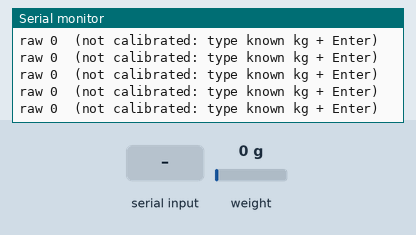
Simulated run of this sketch. Board: ESP32. Shown: the last lines printed to the serial monitor. Inputs (shaded band) come from the test bench; at power-on: weight on the scale 0 g.

Above: at 5.2 s.
5.3 s: "90,45\n" received over Serial
7.8 s: weight on the scale set to 100 g
At 7.83 s:
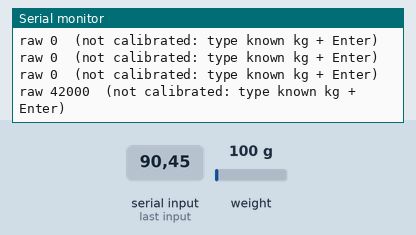
9.3 s: "30,150\n" received over Serial
At 10.44 s:
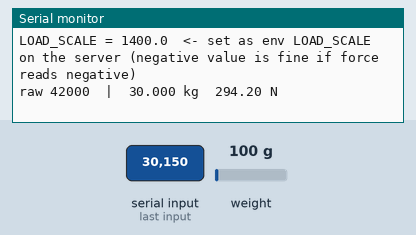
12.3 s: weight on the scale set to 1250 g
At 12.35 s:
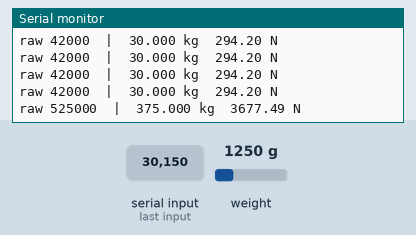

The sketch:

test.ino
```cpp
// HX711 load cell bench test. Same wiring and same numbers as IMU_stream.ino:
// reads TARED RAW COUNTS (what the stream firmware sends as "load"), so the printed LOAD_SCALE
// can be pasted straight into the server env (LOAD_SCALE = counts per kg, see server/README.md).
#include "HX711.h"

#define DT  25
#define SCK 26
#define G   9.80665f  // N per kg

// Counts per kg. 0 = not calibrated yet: hang a known weight, type its kg in the Serial Monitor.
#define CAL_FACTOR 0.0f

HX711 scale;  // left at scale 1.0 / offset = tare: get_value() returns raw tared counts, like the stream firmware
float calFactor = CAL_FACTOR;

void tare(int n) {
  Serial.println("Taring - keep the load cell unloaded...");
  scale.tare(n);
  Serial.println("Tare done.");
}

void setup() {
  Serial.begin(115200);
  Serial.println("Load Cell Testing...");
  scale.begin(DT, SCK);

  if (!scale.wait_ready_timeout(1000)) {
    Serial.println("HX711 NOT detected. Check VCC 3.3V, GND, DT->GPIO25, SCK->GPIO26. Retrying in loop().");
  } else {
    Serial.println("HX711 detected.");
    delay(2000);  // let it settle
    tare(20);
  }
  Serial.println("Type a known weight in kg + Enter to calibrate (e.g. 0.5). 't' + Enter = re-tare.");
}

void loop() {
  if (Serial.available()) {
    if (Serial.peek() == 't') {
      Serial.read();
      if (scale.wait_ready_timeout(1000)) tare(10);
      else Serial.println("HX711 not ready, cannot tare.");
    } else {
      float kg = Serial.parseFloat();
      if (kg > 0.0f && scale.wait_ready_timeout(1000)) {
        float counts = scale.get_value(10);  // tared counts under the known weight
        calFactor = counts / kg;
        Serial.printf("LOAD_SCALE = %.1f  <- set as env LOAD_SCALE on the server (negative value is fine if force reads negative)\n", calFactor);
      }
    }
    while (Serial.available()) Serial.read();  // drop leftover newline
  }

  if (!scale.wait_ready_timeout(500)) {  // never block forever if the amp is unplugged
    Serial.println("HX711 not ready (check wiring)");
    return;
  }
  float counts = scale.get_value(1);  // ~10 samples/s
  if (calFactor != 0.0f) {
    float kg = counts / calFactor;
    Serial.printf("raw %.0f  |  %.3f kg  %.2f N\n", counts, kg, kg * G);
  } else {
    Serial.printf("raw %.0f  (not calibrated: type known kg + Enter)\n", counts);
  }
}
```

Measured:
- after the input at 7.8 s, the serial monitor: prints a new line at once (image 1)
- after the input at 9.3 s, the serial monitor: prints a new line after 1.0 s (image 2)
- after the input at 12.3 s, the serial monitor: prints a new line after 0.05 s (image 3)
